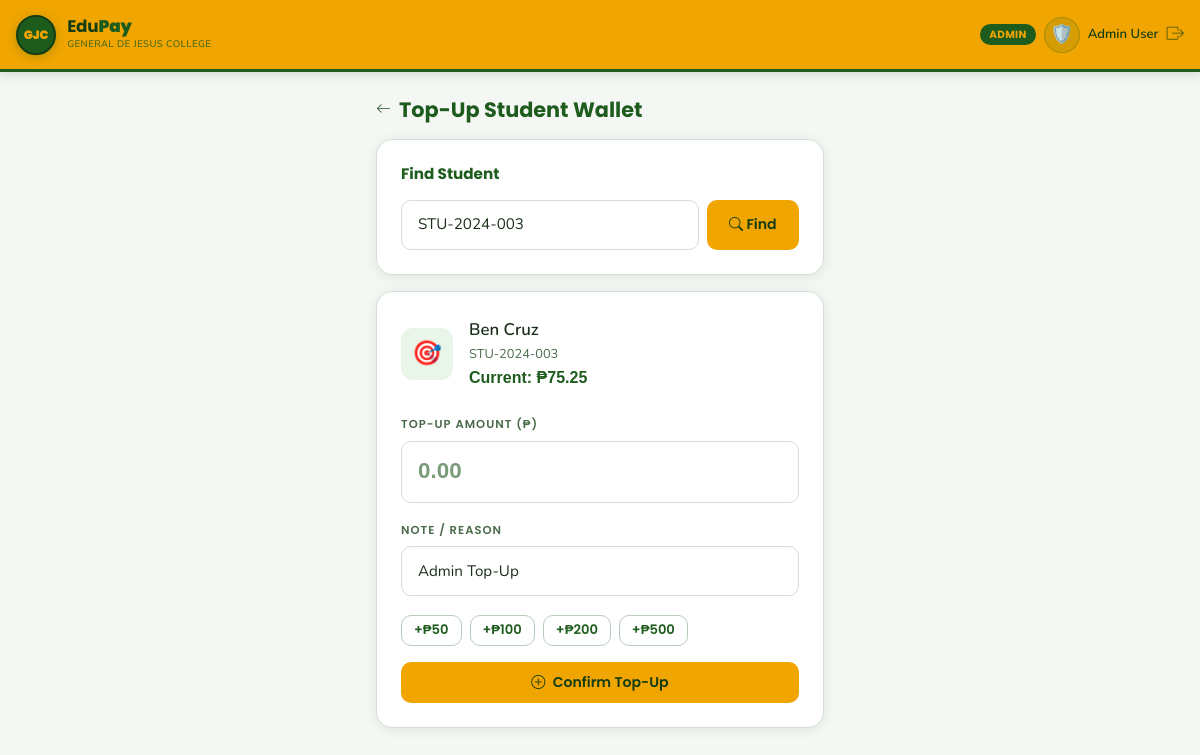
Screenshot of /admin/topup.php?student_id=STU-2024-003 (signed in) with the database file from the repository.
### tables this page shows
CREATE TABLE IF NOT EXISTS wallets (
    user_id     INT UNSIGNED PRIMARY KEY,
    balance     DECIMAL(12,2) NOT NULL DEFAULT 0.00,
    updated_at  DATETIME      DEFAULT CURRENT_TIMESTAMP
                              ON UPDATE CURRENT_TIMESTAMP,
    CONSTRAINT fk_wallet_user
        FOREIGN KEY (user_id) REFERENCES users(id) ON DELETE CASCADE
);

CREATE TABLE IF NOT EXISTS users (
    id          INT UNSIGNED AUTO_INCREMENT PRIMARY KEY,
    name        VARCHAR(120)    NOT NULL,
    student_id  VARCHAR(30)     UNIQUE,           
    role        ENUM('student','merchant','admin') NOT NULL DEFAULT 'student',
    email       VARCHAR(150)    UNIQUE,
    password    VARCHAR(255)    NOT NULL,
    avatar      VARCHAR(10)     DEFAULT NULL,     
    created_at  DATETIME        DEFAULT CURRENT_TIMESTAMP,
    INDEX idx_student_id (student_id),
    INDEX idx_role       (role)
);

### includes/config.php (called while the page is built, shortened)
<?php
function money(float $amount): string {
    return APP_CURRENCY . number_format($amount, 2);
}

### admin/topup.php (the view, shortened to what this page needs)
<?php
require_once __DIR__ . '/../includes/config.php';
$db = getDB();
$student = null;
if (!empty($_GET['student_id'])) {
    $sid = trim($_GET['student_id']);
    $stmt = $db->prepare("
        SELECT u.*, w.balance
        FROM users u
        JOIN wallets w ON w.user_id = u.id
        WHERE u.student_id = ? AND u.role = 'student'
        LIMIT 1
    ");
    $stmt->execute([$sid]);
    $student = $stmt->fetch();
}
include __DIR__ . '/../includes/header.php';
?>
<div class="ep-page">
  <div class="d-flex align-items-center gap-2 mb-3">
    <a href="<?= BASE_PATH ?>/admin/dashboard.php" style="color:var(--ep-muted);text-decoration:none;">
      <i class="bi bi-arrow-left"></i>
    </a>
    <h1 class="ep-heading mb-0" style="font-size:1.3rem;">Top-Up Student Wallet</h1>
  </div>
  <div class="ep-card mb-3">
    <h2 class="ep-heading mb-3" style="font-size:.95rem;">Find Student</h2>
    <form method="GET">
      <div class="d-flex gap-2">
        <input type="text" name="student_id" class="ep-input"
               placeholder="Student ID (e.g. STU-2024-001)"
               value="<?= htmlspecialchars($_GET['student_id'] ?? '') ?>">
        <button type="submit" class="btn-ep btn-ep-primary" style="white-space:nowrap;">
          <i class="bi bi-search"></i> Find
        </button>
      </div>
    </form>
  </div>
  <?php if ($student): ?>
  <div class="ep-card mb-3">
    <div class="d-flex align-items-center gap-3 mb-4">
      <div class="ep-txn-icon credit" style="width:52px;height:52px;font-size:1.5rem;">
        <?= $student['avatar'] ?? '🎓' ?>
      </div>
      <div>
        <div style="font-weight:600;font-size:1.05rem;"><?= htmlspecialchars($student['name']) ?></div>
        <div style="font-size:.8rem;color:var(--ep-muted);"><?= $student['student_id'] ?></div>
        <div style="font-family:'Syne',sans-serif;font-size:1rem;font-weight:700;color:var(--gjc-green);">
          Current: <?= money((float)$student['balance']) ?>
        </div>
      </div>
    </div>
    <form method="POST">
      <div class="ep-form-group">
        <label class="ep-label">Top-Up Amount (₱)</label>
        <input type="number" name="amount" class="ep-input"
               placeholder="0.00"
               step="0.01" min="1" max="10000"
               required autofocus
               style="font-size:1.4rem;font-family:'Syne',sans-serif;font-weight:700;">
      </div>
      <div class="ep-form-group">
        <label class="ep-label">Note / Reason</label>
        <input type="text" name="note" class="ep-input"
               placeholder="Admin Top-Up"
               maxlength="100"
               value="Admin Top-Up">
      </div>
      <div class="d-flex flex-wrap gap-2 mb-3">
        <?php foreach ([50, 100, 200, 500] as $quick): ?>
          <button type="button" class="btn-ep btn-ep-outline"
                  style="padding:.35rem .75rem;font-size:.82rem;"
                  onclick="document.querySelector('[name=amount]').value='<?= $quick ?>'">
            +₱<?= $quick ?>
          </button>
        <?php endforeach; ?>
      </div>
      <button type="submit" class="btn-ep btn-ep-primary w-100">
        <i class="bi bi-plus-circle me-1"></i> Confirm Top-Up
      </button>
    </form>
  </div>
  <?php endif; ?>
</div>
<?php include __DIR__ . '/../includes/footer.php'; ?>

### assets/css/app.css (style rules this page uses)
:root { --gjc-yellow: #f0a500; --gjc-yellow-lt: #f5bc30; --gjc-yellow-pale: #fef9e7; --gjc-yellow-bg: #fffbf0; --gjc-green: #1e5c1e; --gjc-green-dark: #143d14; --gjc-green-xdark: #0d280d; --gjc-green-mid: #2d6a2d; --gjc-green-light: #3a7d3a; --gjc-green-pale: #e8f5e8; --ep-bg: #f5f7f5; --ep-surface: #ffffff; --ep-surface2: #f0f5f0; --ep-border: #d4e0d4; --ep-border2: #b8ccb8; --ep-text: #1a2e1a; --ep-muted: #4a6b4a; --ep-subtle: #7a9a7a; --ep-success: #16a34a; --ep-danger: #dc2626; --ep-warning: #d97706; --ep-info: #2563eb; --ep-radius: 16px; --ep-radius-sm: 10px; --ep-shadow: 0 2px 12px rgba(30,92,30,.10); --ep-shadow-md: 0 4px 24px rgba(30,92,30,.15); --ep-shadow-lg: 0 8px 48px rgba(30,92,30,.20); }
*, *::before, *::after { box-sizing: border-box; }
body { background: var(--ep-bg); color: var(--ep-text); font-family: 'Nunito', sans-serif; font-size: 15px; line-height: 1.65; min-height: 100vh; -webkit-font-smoothing: antialiased; }
h1,h2,h3,h4,h5,h6,.ep-heading { font-family: 'Poppins', sans-serif; font-weight: 700; color: var(--gjc-green); line-height: 1.3; }
.ep-page { max-width: 480px; margin: 0 auto; padding: 1.5rem 1rem 5rem; }
.ep-card { background: var(--ep-surface); border: 1px solid var(--ep-border); border-radius: var(--ep-radius); padding: 1.5rem; box-shadow: var(--ep-shadow); transition: box-shadow .2s; }
.ep-card + .ep-card { margin-top: 1rem; }
.btn-ep { font-family: 'Poppins', sans-serif; font-weight: 600; border-radius: var(--ep-radius-sm); padding: .65rem 1.4rem; font-size: .88rem; border: none; transition: all .18s ease; cursor: pointer; display: inline-block; text-align: center; text-decoration: none; line-height: 1.4; }
.btn-ep-primary { background: var(--gjc-yellow); color: var(--gjc-green-dark); }
.btn-ep-outline { background: transparent; border: 1.5px solid var(--ep-border2); color: var(--gjc-green); }
.ep-input { background: var(--ep-surface); border: 1.5px solid var(--ep-border); border-radius: var(--ep-radius-sm); color: var(--ep-text); padding: .72rem 1rem; width: 100%; font-family: 'Nunito', sans-serif; font-size: .95rem; transition: border-color .18s, box-shadow .18s; outline: none; }
.ep-input::placeholder { color: var(--ep-subtle); }
.ep-label { display: block; font-family: 'Poppins', sans-serif; font-size: .72rem; font-weight: 600; text-transform: uppercase; letter-spacing: .09em; color: var(--ep-muted); margin-bottom: .4rem; }
.ep-form-group { margin-bottom: 1.15rem; }
.ep-txn-icon { width: 42px; height: 42px; border-radius: 12px; display: grid; place-items: center; font-size: 1.1rem; flex-shrink: 0; }
.ep-txn-icon.credit { background: var(--gjc-green-pale); }

### rows the page displays
wallets: user_id.avatar "🎯", user_id.name "Ben Cruz", user_id.student_id "STU-2024-003", balance "₱75.25"

### other values shown
$roleName "ADMIN"
$_SESSION['avatar'] "🛡️"
$_SESSION['name'] "Admin User"
$quick "50"
$quick "100"
$quick "200"
$quick "500"
